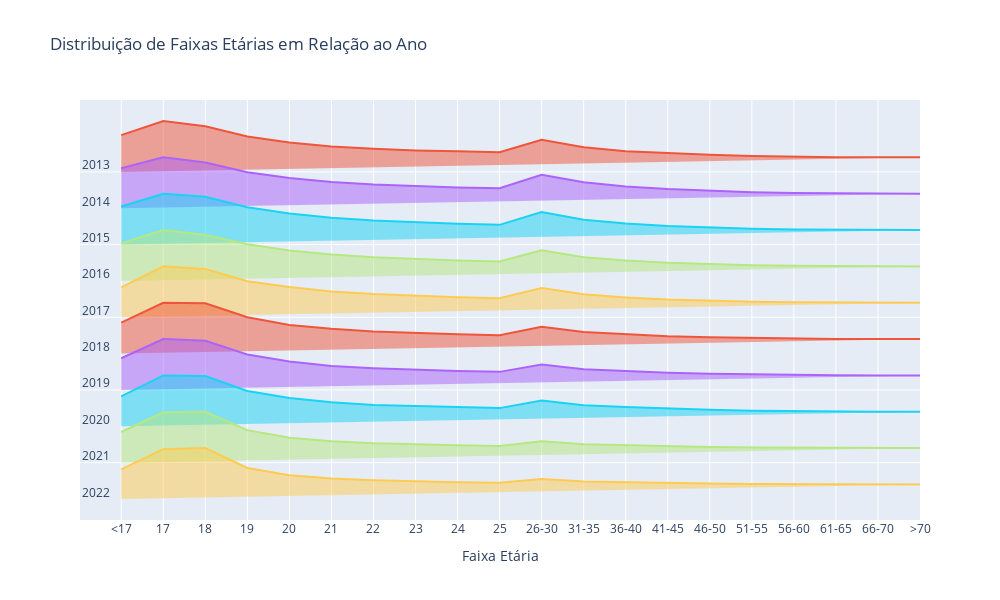

Source (notebook cell):
### Code cell
fig = go.Figure()
for index, year in enumerate(year_list):
    fig.add_trace(go.Scatter(
                            x=faixas_etarias,
                            y=np.full(1, len(year_list)-index),
                            mode='lines',
                            line_color='white'))
    
    fig.add_trace(go.Scatter(
                            x=array_dict[f'x_{year}'],
                            y=array_dict[f'y_{year}_norm'] + (len(year_list)-index) + 0.4,
                            fill='tonexty',
                            text=array_dict[f'y_{year}'],
                            name=f'{year}'))
    
    # plotly.graph_objects' way of adding text to a figure
    fig.add_annotation(
                        x=-0.6,
                        y=len(year_list)-index,
                        text=f'{year}',
                        showarrow=False,
                        yshift=7)

# here you can modify the figure and the legend titles
fig.update_layout(
                title='Distribuição de Faixas Etárias em Relação ao Ano',
                showlegend=False,
                xaxis=dict(title='Faixa Etária'),
                yaxis=dict(showticklabels=False),
                width=1000,
                height=600
                )

fig.show()

### Figure 1 — Plotly figure (JSON) as saved in the notebook; plotly's stock layout.template omitted (floating-point values rounded to 4 significant figures)
{"data": [{"line": {"color": "white"}, "mode": "lines", "type": "scatter", "x": ["<17", "17", "18", "19", "20", "21", "22", "23", "24", "25", "26-30", "31-35", "36-40", "41-45", "46-50", "51-55", "56-60", "61-65", "66-70", ">70"], "y": [10]}, {"fill": "tonexty", "name": "2013", "text": ["Num Candidatos: 541291", "Num Candidatos: 886075", "Num Candidatos: 758880", "Num Candidatos: 507031", "Num Candidatos: 359962", "Num Candidatos: 265208", "Num Candidatos: 209527", "Num Candidatos: 168275", "Num Candidatos: 147725", "Num Candidatos: 127394", "Num Candidatos: 427384", "Num Candidatos: 246721", "Num Candidatos: 151571", "Num Candidatos: 98830", "Num Candidatos: 62633", "Num Candidatos: 30982", "Num Candidatos: 12976", "Num Candidatos: 3925", "Num Candidatos: 1134", "Num Candidatos: 410"], "type": "scatter", "x": ["<17", "17", "18", "19", "20", "21", "22", "23", "24", "25", "26-30", "31-35", "36-40", "41-45", "46-50", "51-55", "56-60", "61-65", "66-70", ">70"], "y": [11.01, 11.4, 11.26, 10.97, 10.81, 10.7, 10.64, 10.59, 10.57, 10.54, 10.88, 10.68, 10.57, 10.51, 10.47, 10.43, 10.41, 10.4, 10.4, 10.4]}, {"line": {"color": "white"}, "mode": "lines", "type": "scatter", "x": ["<17", "17", "18", "19", "20", "21", "22", "23", "24", "25", "26-30", "31-35", "36-40", "41-45", "46-50", "51-55", "56-60", "61-65", "66-70", ">70"], "y": [9]}, {"fill": "tonexty", "name": "2014", "text": ["Num Candidatos: 695380", "Num Candidatos: 994058", "Num Candidatos: 851207", "Num Candidatos: 585031", "Num Candidatos: 426389", "Num Candidatos: 323184", "Num Candidatos: 250560", "Num Candidatos: 206396", "Num Candidatos: 169142", "Num Candidatos: 150708", "Num Candidatos: 517848", "Num Candidatos: 310640", "Num Candidatos: 194065", "Num Candidatos: 125985", "Num Candidatos: 80803", "Num Candidatos: 41622", "Num Candidatos: 17414", "Num Candidatos: 5428", "Num Candidatos: 1524", "Num Candidatos: 530"], "type": "scatter", "x": ["<17", "17", "18", "19", "20", "21", "22", "23", "24", "25", "26-30", "31-35", "36-40", "41-45", "46-50", "51-55", "56-60", "61-65", "66-70", ">70"], "y": [10.1, 10.4, 10.26, 9.988, 9.829, 9.725, 9.652, 9.607, 9.57, 9.551, 9.921, 9.712, 9.595, 9.526, 9.481, 9.441, 9.417, 9.405, 9.401, 9.4]}, {"line": {"color": "white"}, "mode": "lines", "type": "scatter", "x": ["<17", "17", "18", "19", "20", "21", "22", "23", "24", "25", "26-30", "31-35", "36-40", "41-45", "46-50", "51-55", "56-60", "61-65", "66-70", ">70"], "y": [8]}, {"fill": "tonexty", "name": "2015", "text": ["Num Candidatos: 606790", "Num Candidatos: 935504", "Num Candidatos: 859238", "Num Candidatos: 585022", "Num Candidatos: 426071", "Num Candidatos: 318457", "Num Candidatos: 248681", "Num Candidatos: 197293", "Num Candidatos: 164272", "Num Candidatos: 134219", "Num Candidatos: 466651", "Num Candidatos: 265709", "Num Candidatos: 166071", "Num Candidatos: 106331", "Num Candidatos: 66517", "Num Candidatos: 35912", "Num Candidatos: 15272", "Num Candidatos: 4927", "Num Candidatos: 1438", "Num Candidatos: 530"], "type": "scatter", "x": ["<17", "17", "18", "19", "20", "21", "22", "23", "24", "25", "26-30", "31-35", "36-40", "41-45", "46-50", "51-55", "56-60", "61-65", "66-70", ">70"], "y": [9.048, 9.4, 9.318, 9.025, 8.855, 8.74, 8.665, 8.61, 8.575, 8.543, 8.899, 8.684, 8.577, 8.513, 8.471, 8.438, 8.416, 8.405, 8.401, 8.4]}, {"line": {"color": "white"}, "mode": "lines", "type": "scatter", "x": ["<17", "17", "18", "19", "20", "21", "22", "23", "24", "25", "26-30", "31-35", "36-40", "41-45", "46-50", "51-55", "56-60", "61-65", "66-70", ">70"], "y": [7]}, {"fill": "tonexty", "name": "2016", "text": ["Num Candidatos: 646891", "Num Candidatos: 1021578", "Num Candidatos: 881146", "Num Candidatos: 621305", "Num Candidatos: 446447", "Num Candidatos: 335169", "Num Candidatos: 259434", "Num Candidatos: 206914", "Num Candidatos: 164965", "Num Candidatos: 137818", "Num Candidatos: 451327", "Num Candidatos: 257744", "Num Candidatos: 163670", "Num Candidatos: 102614", "Num Candidatos: 63874", "Num Candidatos: 35083", "Num Candidatos: 15031", "Num Candidatos: 5189", "Num Candidatos: 1547", "Num Candidatos: 518"], "type": "scatter", "x": ["<17", "17", "18", "19", "20", "21", "22", "23", "24", "25", "26-30", "31-35", "36-40", "41-45", "46-50", "51-55", "56-60", "61-65", "66-70", ">70"], "y": [8.033, 8.4, 8.262, 8.008, 7.837, 7.728, 7.654, 7.602, 7.561, 7.534, 7.842, 7.652, 7.56, 7.5, 7.462, 7.434, 7.414, 7.405, 7.401, 7.4]}, {"line": {"color": "white"}, "mode": "lines", "type": "scatter", "x": ["<17", "17", "18", "19", "20", "21", "22", "23", "24", "25", "26-30", "31-35", "36-40", "41-45", "46-50", "51-55", "56-60", "61-65", "66-70", ">70"], "y": [6]}, {"fill": "tonexty", "name": "2017", "text": ["Num Candidatos: 347275", "Num Candidatos: 824831", "Num Candidatos: 768328", "Num Candidatos: 487343", "Num Candidatos: 354929", "Num Candidatos: 257013", "Num Candidatos: 198898", "Num Candidatos: 155499", "Num Candidatos: 126155", "Num Candidatos: 101826", "Num Candidatos: 332875", "Num Candidatos: 191364", "Num Candidatos: 121499", "Num Candidatos: 72861", "Num Candidatos: 44753", "Num Candidatos: 24750", "Num Candidatos: 10945", "Num Candidatos: 3902", "Num Candidatos: 1206", "Num Candidatos: 440"], "type": "scatter", "x": ["<17", "17", "18", "19", "20", "21", "22", "23", "24", "25", "26-30", "31-35", "36-40", "41-45", "46-50", "51-55", "56-60", "61-65", "66-70", ">70"], "y": [6.821, 7.4, 7.331, 6.991, 6.83, 6.711, 6.641, 6.588, 6.552, 6.523, 6.803, 6.632, 6.547, 6.488, 6.454, 6.429, 6.413, 6.404, 6.401, 6.4]}, {"line": {"color": "white"}, "mode": "lines", "type": "scatter", "x": ["<17", "17", "18", "19", "20", "21", "22", "23", "24", "25", "26-30", "31-35", "36-40", "41-45", "46-50", "51-55", "56-60", "61-65", "66-70", ">70"], "y": [5]}, {"fill": "tonexty", "name": "2018", "text": ["Num Candidatos: 341549", "Num Candidatos: 753356", "Num Candidatos: 741154", "Num Candidatos: 451577", "Num Candidatos: 292443", "Num Candidatos: 212798", "Num Candidatos: 159073", "Num Candidatos: 125397", "Num Candidatos: 99234", "Num Candidatos: 80521", "Num Candidatos: 253363", "Num Candidatos: 147387", "Num Candidatos: 100644", "Num Candidatos: 60256", "Num Candidatos: 37754", "Num Candidatos: 21697", "Num Candidatos: 10060", "Num Candidatos: 3756", "Num Candidatos: 1264", "Num Candidatos: 446"], "type": "scatter", "x": ["<17", "17", "18", "19", "20", "21", "22", "23", "24", "25", "26-30", "31-35", "36-40", "41-45", "46-50", "51-55", "56-60", "61-65", "66-70", ">70"], "y": [5.853, 6.4, 6.384, 5.999, 5.788, 5.682, 5.611, 5.566, 5.531, 5.506, 5.736, 5.595, 5.533, 5.479, 5.45, 5.428, 5.413, 5.404, 5.401, 5.4]}, {"line": {"color": "white"}, "mode": "lines", "type": "scatter", "x": ["<17", "17", "18", "19", "20", "21", "22", "23", "24", "25", "26-30", "31-35", "36-40", "41-45", "46-50", "51-55", "56-60", "61-65", "66-70", ">70"], "y": [4]}, {"fill": "tonexty", "name": "2019", "text": ["Num Candidatos: 351942", "Num Candidatos: 744684", "Num Candidatos: 709745", "Num Candidatos: 430184", "Num Candidatos: 285413", "Num Candidatos: 191301", "Num Candidatos: 147225", "Num Candidatos: 114240", "Num Candidatos: 92096", "Num Candidatos: 73272", "Num Candidatos: 223415", "Num Candidatos: 127952", "Num Candidatos: 88481", "Num Candidatos: 54078", "Num Candidatos: 33837", "Num Candidatos: 19360", "Num Candidatos: 9387", "Num Candidatos: 3591", "Num Candidatos: 1274", "Num Candidatos: 432"], "type": "scatter", "x": ["<17", "17", "18", "19", "20", "21", "22", "23", "24", "25", "26-30", "31-35", "36-40", "41-45", "46-50", "51-55", "56-60", "61-65", "66-70", ">70"], "y": [4.872, 5.4, 5.353, 4.977, 4.783, 4.656, 4.597, 4.553, 4.523, 4.498, 4.7, 4.571, 4.518, 4.472, 4.445, 4.425, 4.412, 4.404, 4.401, 4.4]}, {"line": {"color": "white"}, "mode": "lines", "type": "scatter", "x": ["<17", "17", "18", "19", "20", "21", "22", "23", "24", "25", "26-30", "31-35", "36-40", "41-45", "46-50", "51-55", "56-60", "61-65", "66-70", ">70"], "y": [3]}, {"fill": "tonexty", "name": "2020", "text": ["Num Candidatos: 219569", "Num Candidatos: 518119", "Num Candidatos: 510044", "Num Candidatos: 297386", "Num Candidatos: 197070", "Num Candidatos: 136503", "Num Candidatos: 97472", "Num Candidatos: 79245", "Num Candidatos: 63744", "Num Candidatos: 52292", "Num Candidatos: 160080", "Num Candidatos: 93716", "Num Candidatos: 66661", "Num Candidatos: 43121", "Num Candidatos: 27435", "Num Candidatos: 15318", "Num Candidatos: 7155", "Num Candidatos: 2637", "Num Candidatos: 833", "Num Candidatos: 281"], "type": "scatter", "x": ["<17", "17", "18", "19", "20", "21", "22", "23", "24", "25", "26-30", "31-35", "36-40", "41-45", "46-50", "51-55", "56-60", "61-65", "66-70", ">70"], "y": [3.823, 4.4, 4.384, 3.974, 3.78, 3.663, 3.588, 3.552, 3.523, 3.5, 3.709, 3.58, 3.528, 3.483, 3.452, 3.429, 3.413, 3.405, 3.401, 3.4]}, {"line": {"color": "white"}, "mode": "lines", "type": "scatter", "x": ["<17", "17", "18", "19", "20", "21", "22", "23", "24", "25", "26-30", "31-35", "36-40", "41-45", "46-50", "51-55", "56-60", "61-65", "66-70", ">70"], "y": [2]}, {"fill": "tonexty", "name": "2021", "text": ["Num Candidatos: 232839", "Num Candidatos: 516508", "Num Candidatos: 524438", "Num Candidatos: 259966", "Num Candidatos: 151394", "Num Candidatos: 99476", "Num Candidatos: 69875", "Num Candidatos: 50704", "Num Candidatos: 40979", "Num Candidatos: 32499", "Num Candidatos: 98780", "Num Candidatos: 55879", "Num Candidatos: 40716", "Num Candidatos: 27010", "Num Candidatos: 17519", "Num Candidatos: 10581", "Num Candidatos: 5674", "Num Candidatos: 2216", "Num Candidatos: 744", "Num Candidatos: 310"], "type": "scatter", "x": ["<17", "17", "18", "19", "20", "21", "22", "23", "24", "25", "26-30", "31-35", "36-40", "41-45", "46-50", "51-55", "56-60", "61-65", "66-70", ">70"], "y": [2.844, 3.385, 3.4, 2.895, 2.688, 2.589, 2.533, 2.496, 2.478, 2.461, 2.588, 2.506, 2.477, 2.451, 2.433, 2.42, 2.41, 2.404, 2.401, 2.4]}, {"line": {"color": "white"}, "mode": "lines", "type": "scatter", "x": ["<17", "17", "18", "19", "20", "21", "22", "23", "24", "25", "26-30", "31-35", "36-40", "41-45", "46-50", "51-55", "56-60", "61-65", "66-70", ">70"], "y": [1]}, {"fill": "tonexty", "name": "2022", "text": ["Num Candidatos: 247749", "Num Candidatos: 576153", "Num Candidatos: 593355", "Num Candidatos: 269293", "Num Candidatos: 151508", "Num Candidatos: 95792", "Num Candidatos: 67515", "Num Candidatos: 49832", "Num Candidatos: 36867", "Num Candidatos: 30176", "Num Candidatos: 88159", "Num Candidatos: 47083", "Num Candidatos: 34339", "Num Candidatos: 23948", "Num Candidatos: 15339", "Num Candidatos: 9309", "Num Candidatos: 5149", "Num Candidatos: 2090", "Num Candidatos: 852", "Num Candidatos: 315"], "type": "scatter", "x": ["<17", "17", "18", "19", "20", "21", "22", "23", "24", "25", "26-30", "31-35", "36-40", "41-45", "46-50", "51-55", "56-60", "61-65", "66-70", ">70"], "y": [1.817, 2.371, 2.4, 1.854, 1.655, 1.561, 1.513, 1.483, 1.462, 1.45, 1.548, 1.479, 1.457, 1.44, 1.425, 1.415, 1.408, 1.403, 1.401, 1.4]}], "layout": {"annotations": [{"showarrow": false, "text": "2013", "x": -0.6, "y": 10, "yshift": 7}, {"showarrow": false, "text": "2014", "x": -0.6, "y": 9, "yshift": 7}, {"showarrow": false, "text": "2015", "x": -0.6, "y": 8, "yshift": 7}, {"showarrow": false, "text": "2016", "x": -0.6, "y": 7, "yshift": 7}, {"showarrow": false, "text": "2017", "x": -0.6, "y": 6, "yshift": 7}, {"showarrow": false, "text": "2018", "x": -0.6, "y": 5, "yshift": 7}, {"showarrow": false, "text": "2019", "x": -0.6, "y": 4, "yshift": 7}, {"showarrow": false, "text": "2020", "x": -0.6, "y": 3, "yshift": 7}, {"showarrow": false, "text": "2021", "x": -0.6, "y": 2, "yshift": 7}, {"showarrow": false, "text": "2022", "x": -0.6, "y": 1, "yshift": 7}], "height": 600, "showlegend": false, "title": {"text": "Distribuição de Faixas Etárias em Relação ao Ano"}, "width": 1000, "xaxis": {"title": {"text": "Faixa Etária"}}, "yaxis": {"showticklabels": false}}}
